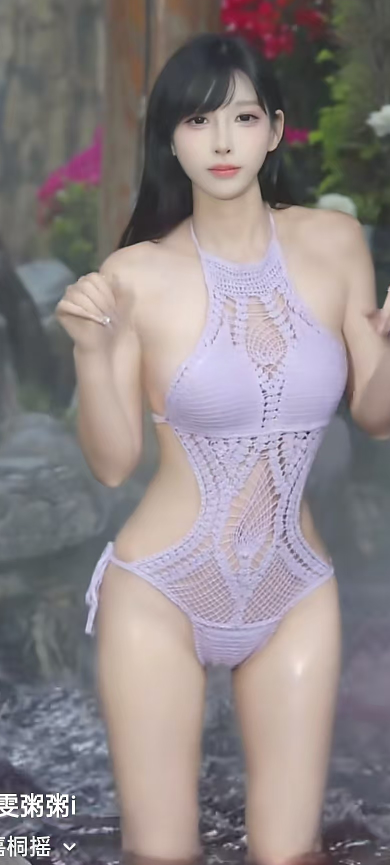
#> input picture assets/source/official-presets-src/crop-01.jpg, 780 x 1730 px (shown at 1/2 size)
$ python build-2d-presets.py
#> lines starting #> are read from the running program, lines starting #| are printed output that depends on the picture; after the words box and inside, x2 and y2 are one past the last pixel; in counts of white or black regions, pixels touching at a corner belong together
from pathlib import Path
from PIL import Image, ImageChops, ImageDraw, ImageEnhance, ImageFilter, ImageOps

ROOT = Path(__file__).resolve().parents[1]
SRC = ROOT / "assets" / "source" / "official-presets-src"
OUT = ROOT / "assets" / "generated" / "characters" / "official-2d"

CANVAS = (768, 1240)

PRESETS = [
    {
        "id": "lilac",
        "source": "crop-01.jpg",
        "crop_bottom": 0.925,
        "scale": 1.04,
        "y_offset": 8,
        "feather": 18,
        "centering": (0.54, 0.42),
        "accent": (188, 126, 255),
        "mask": [
            (0.47, 0.01),
            (0.63, 0.03),
            (0.72, 0.12),
            (0.83, 0.20),
            (0.98, 0.31),
            (0.92, 0.43),
            (0.80, 0.40),
            (0.74, 0.55),
            (0.84, 0.87),
            (0.78, 0.99),
            (0.35, 0.99),
            (0.32, 0.82),
            (0.25, 0.55),
            (0.07, 0.43),
            (0.02, 0.32),
            (0.18, 0.20),
            (0.34, 0.13),
            (0.38, 0.04),
        ],
    },
    {
        "id": "noir",
        "source": "crop-02.jpg",
        "crop_bottom": 0.93,
        "scale": 1.1,
        "y_offset": 4,
        "feather": 15,
        "centering": (0.53, 0.34),
        "accent": (238, 190, 138),
        "mask": [
            (0.44, 0.01),
            (0.62, 0.02),
            (0.72, 0.13),
            (0.96, 0.22),
            (0.99, 0.32),
            (0.86, 0.40),
            (0.76, 0.36),
            (0.70, 0.54),
            (0.87, 0.94),
            (0.76, 0.99),
            (0.48, 0.93),
            (0.36, 0.74),
            (0.18, 0.62),
            (0.00, 0.37),
            (0.04, 0.22),
            (0.29, 0.30),
            (0.36, 0.10),
        ],
    },
    {
        "id": "pink",
        "source": "crop-03.jpg",
        "crop_bottom": 0.96,
        "scale": 1.0,
        "y_offset": 2,
        "feather": 16,
        "centering": (0.50, 0.34),
        "accent": (255, 146, 190),
        "mask": [
            (0.39, 0.01),
            (0.61, 0.01),
            (0.74, 0.12),
            (0.96, 0.32),
            (0.91, 0.98),
            (0.10, 0.98),
            (0.04, 0.32),
            (0.25, 0.12),
        ],
    },
]


def normalized_polygon(points, width, height):
    return [(round(x * width), round(y * height)) for x, y in points]


def vertical_fade(width, height, start=0.84):
    fade = Image.new("L", (width, height), 255)
    pixels = fade.load()
    start_y = round(height * start)
    for y in range(start_y, height):
        alpha = round(255 * max(0, 1 - ((y - start_y) / max(1, height - start_y)) ** 1.4))
        for x in range(width):
            pixels[x, y] = alpha
    return fade


def build_mask(size, preset):
    width, height = size
    mask = Image.new("L", size, 0)
    draw = ImageDraw.Draw(mask)
    draw.polygon(normalized_polygon(preset["mask"], width, height), fill=255)
    mask = mask.filter(ImageFilter.GaussianBlur(preset["feather"]))
    mask = ImageChops.multiply(mask, vertical_fade(width, height))
    return mask


def trim_source(image, preset):
    width, height = image.size
    bottom = max(1, min(height, round(height * preset["crop_bottom"])))
    return image.crop((0, 0, width, bottom))


def create_sprite(preset):
    source = Image.open(SRC / preset["source"]).convert("RGB")
#> source is the input picture: PIL image 780x1730 RGB; mean R, G, B 140.5, 132.2, 134
    source = trim_source(source, preset)
    source = ImageEnhance.Color(source).enhance(1.04)
#> source: PIL image 780x1600 RGB
    source = ImageEnhance.Contrast(source).enhance(1.03)
    source = ImageEnhance.Sharpness(source).enhance(1.08)

    mask = build_mask(source.size, preset)
#> in build_mask, `mask = Image.new("L", size, 0)`: mask: PIL image 780x1600 L; every value is 0
#> in vertical_fade, `fade = Image.new("L", (width, height), 255)`: fade: PIL image 780x1600 L; every value is 255
    subject = source.convert("RGBA")
    subject.putalpha(mask)

    canvas = Image.new("RGBA", CANVAS, (0, 0, 0, 0))
#> canvas: PIL image 768x1240 RGBA; every value is 0
    scale = min(CANVAS[0] * 0.96 / subject.width, CANVAS[1] * preset["scale"] / subject.height)
#> scale = 0.806
    new_size = (round(subject.width * scale), round(subject.height * scale))
#> new_size = (629, 1290)
    subject = subject.resize(new_size, Image.Resampling.LANCZOS)
#> subject: PIL image 629x1290 RGBA
    x = (CANVAS[0] - new_size[0]) // 2
#> x = 69
    y = CANVAS[1] - new_size[1] + preset["y_offset"]
#> y = -42
    canvas.alpha_composite(subject, (x, y))
    return canvas


def rounded_mask(size, radius):
    mask = Image.new("L", size, 0)
    draw = ImageDraw.Draw(mask)
    draw.rounded_rectangle((0, 0, size[0] - 1, size[1] - 1), radius=radius, fill=255)
    return mask


def gradient_overlay(size, top=(0, 0, 0, 0), bottom=(0, 0, 0, 150)):
    width, height = size
    overlay = Image.new("RGBA", size, (0, 0, 0, 0))
    pixels = overlay.load()
    for y in range(height):
        t = y / max(1, height - 1)
        color = tuple(round(top[i] * (1 - t) + bottom[i] * t) for i in range(4))
        for x in range(width):
            pixels[x, y] = color
    return overlay


def create_live_card(preset):
    source = Image.open(SRC / preset["source"]).convert("RGB")
    source = trim_source(source, preset)
    source = ImageEnhance.Color(source).enhance(1.05)
    source = ImageEnhance.Contrast(source).enhance(1.04)
    source = ImageEnhance.Sharpness(source).enhance(1.05)

    canvas = Image.new("RGBA", CANVAS, (0, 0, 0, 0))
    panel = (54, 58, CANVAS[0] - 54, CANVAS[1] - 50)
    panel_w = panel[2] - panel[0]
    panel_h = panel[3] - panel[1]
    radius = 42

    shadow = Image.new("RGBA", CANVAS, (0, 0, 0, 0))
    shadow_draw = ImageDraw.Draw(shadow)
    shadow_draw.rounded_rectangle(
        (panel[0] + 14, panel[1] + 24, panel[2] + 14, panel[3] + 24),
        radius=radius,
        fill=(0, 0, 0, 160),
    )
    shadow = shadow.filter(ImageFilter.GaussianBlur(24))
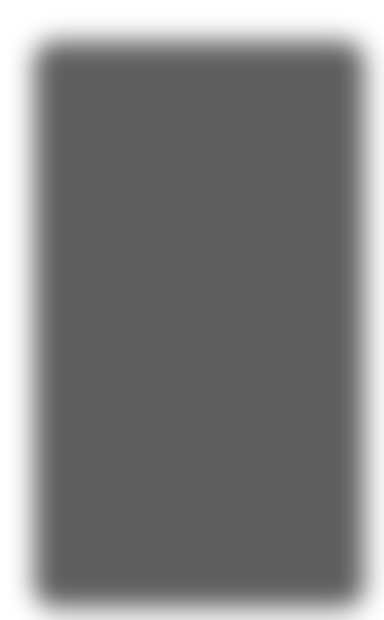
#> shadow: PIL image 768x1240 RGBA (shown at 1/2 size); mean R, G, B, A 0, 0, 0, 125.3; transparent parts drawn white
    canvas.alpha_composite(shadow)

    fitted = ImageOps.fit(
        source,
        (panel_w, panel_h),
        method=Image.Resampling.LANCZOS,
        centering=preset["centering"],
    ).convert("RGBA")
    fitted.alpha_composite(gradient_overlay((panel_w, panel_h), bottom=(0, 0, 0, 105)))
#> in gradient_overlay, `overlay = Image.new("RGBA", size, (0, 0, 0, 0))`: overlay: PIL image 660x1132 RGBA; every value is 0
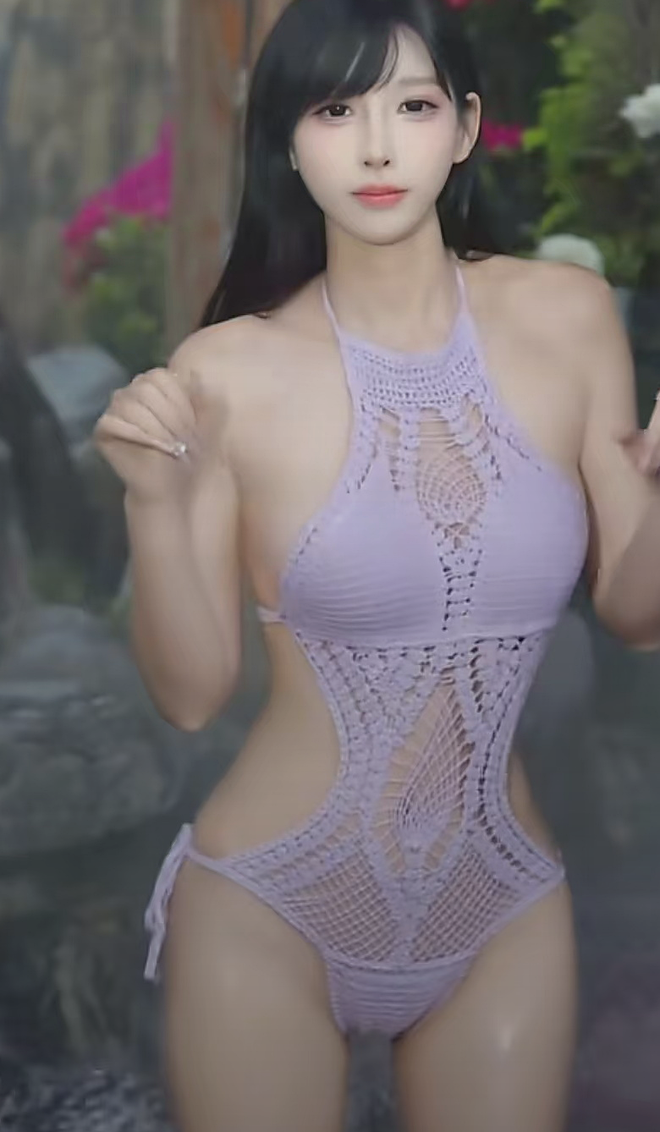
#> fitted: PIL image 660x1132 RGBA; mean R, G, B, A 112.8, 106.4, 107.7, 255

    accent = preset["accent"]
#> accent = (188, 126, 255)
    tint = Image.new("RGBA", (panel_w, panel_h), (*accent, 0))
    tint_draw = ImageDraw.Draw(tint)
    tint_draw.ellipse((-panel_w * 0.25, -panel_h * 0.18, panel_w * 0.75, panel_h * 0.42), fill=(*accent, 26))
    tint_draw.ellipse((panel_w * 0.30, panel_h * 0.55, panel_w * 1.25, panel_h * 1.18), fill=(*accent, 18))
    tint = tint.filter(ImageFilter.GaussianBlur(38))
    fitted.alpha_composite(tint)

    mask = rounded_mask((panel_w, panel_h), radius)
#> in rounded_mask, `mask = Image.new("L", size, 0)`: mask: PIL image 660x1132 L; every value is 0
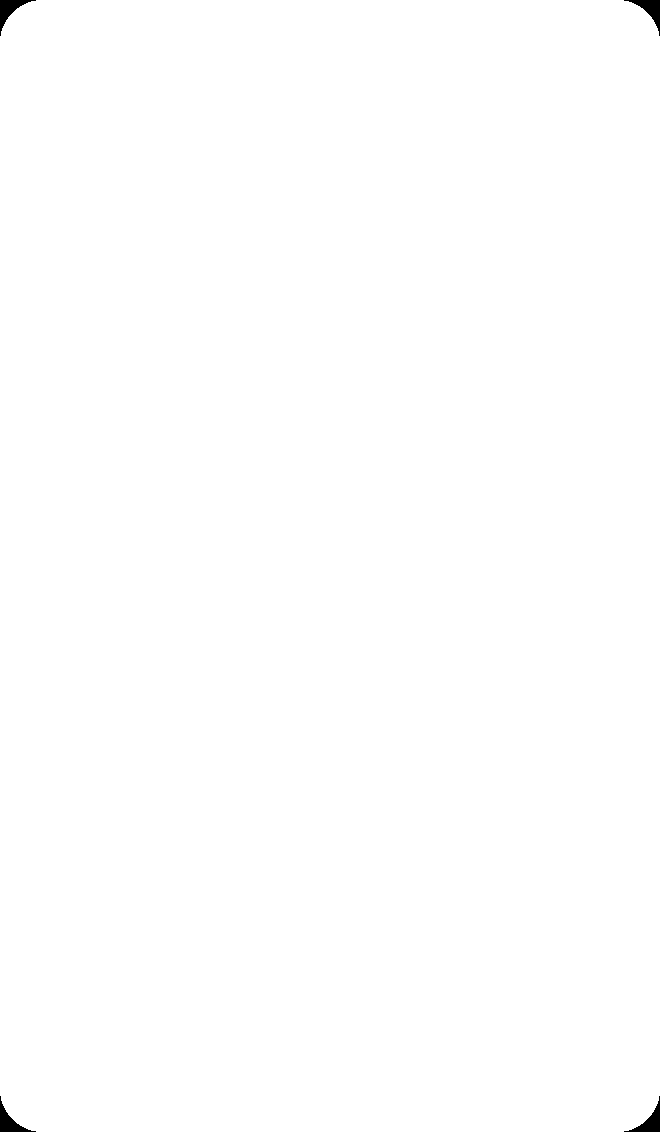
#> mask: PIL image 660x1132 L; 99.8% white; 4 black regions, box (x1, y1, x2, y2) and area: (0, 0, 36, 36) 393, (624, 0, 660, 36) 393, (0, 1096, 36, 1132) 393, (624, 1096, 660, 1132) 393
    fitted.putalpha(mask)
    canvas.alpha_composite(fitted, (panel[0], panel[1]))

    line = Image.new("RGBA", CANVAS, (0, 0, 0, 0))
    line_draw = ImageDraw.Draw(line)
    line_draw.rounded_rectangle(panel, radius=radius, outline=(*accent, 150), width=3)
    line_draw.rounded_rectangle(
        (panel[0] + 8, panel[1] + 8, panel[2] - 8, panel[3] - 8),
        radius=radius - 8,
        outline=(255, 245, 232, 58),
        width=1,
    )
    canvas.alpha_composite(line)
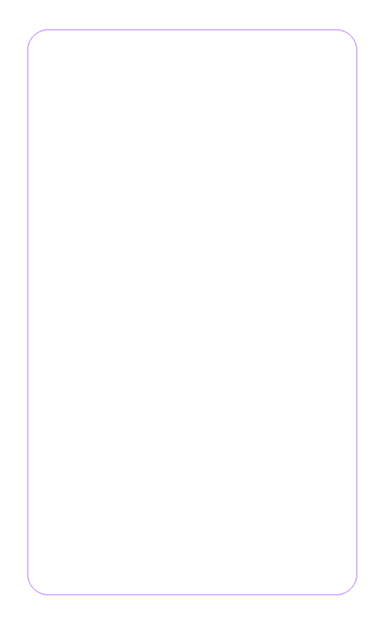
#> line: PIL image 768x1240 RGBA (shown at 1/2 size); mean R, G, B, A 3, 2.3, 3.6, 1.9; transparent parts drawn white

    shine = Image.new("RGBA", CANVAS, (0, 0, 0, 0))
    shine_draw = ImageDraw.Draw(shine)
    shine_draw.polygon(
        [
            (panel[0] + 34, panel[1]),
            (panel[0] + 156, panel[1]),
            (panel[0] + 58, panel[3]),
            (panel[0] - 64, panel[3]),
        ],
        fill=(255, 255, 255, 20),
    )
    shine.putalpha(ImageChops.multiply(shine.getchannel("A"), rounded_mask(CANVAS, 44)))
#> in rounded_mask (call 2), `mask = Image.new("L", size, 0)`: mask: PIL image 768x1240 L; every value is 0
    canvas.alpha_composite(shine)
    return canvas


def create_preview(sprite, preset):
    bg = Image.new("RGB", (720, 1080), (25, 13, 21))
    overlay = Image.new("RGBA", bg.size, (0, 0, 0, 0))
#> overlay: PIL image 720x1080 RGBA; every value is 0
    glow = Image.new("RGBA", bg.size, (0, 0, 0, 0))
    draw = ImageDraw.Draw(glow)
    draw.ellipse((120, 120, 600, 820), fill=(214, 156, 110, 32))
    glow = glow.filter(ImageFilter.GaussianBlur(42))
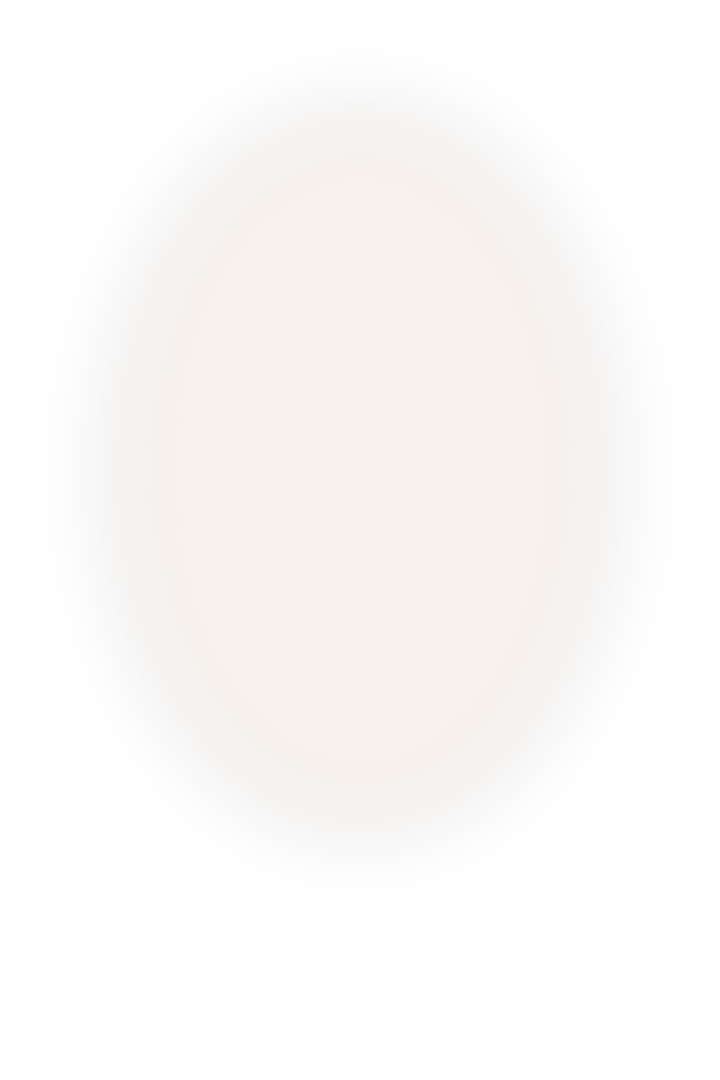
#> glow: PIL image 720x1080 RGBA; mean R, G, B, A 72.9, 53.1, 37.4, 10.9; transparent parts drawn white
    overlay.alpha_composite(glow)
    small = sprite.resize((668, 1080), Image.Resampling.LANCZOS)
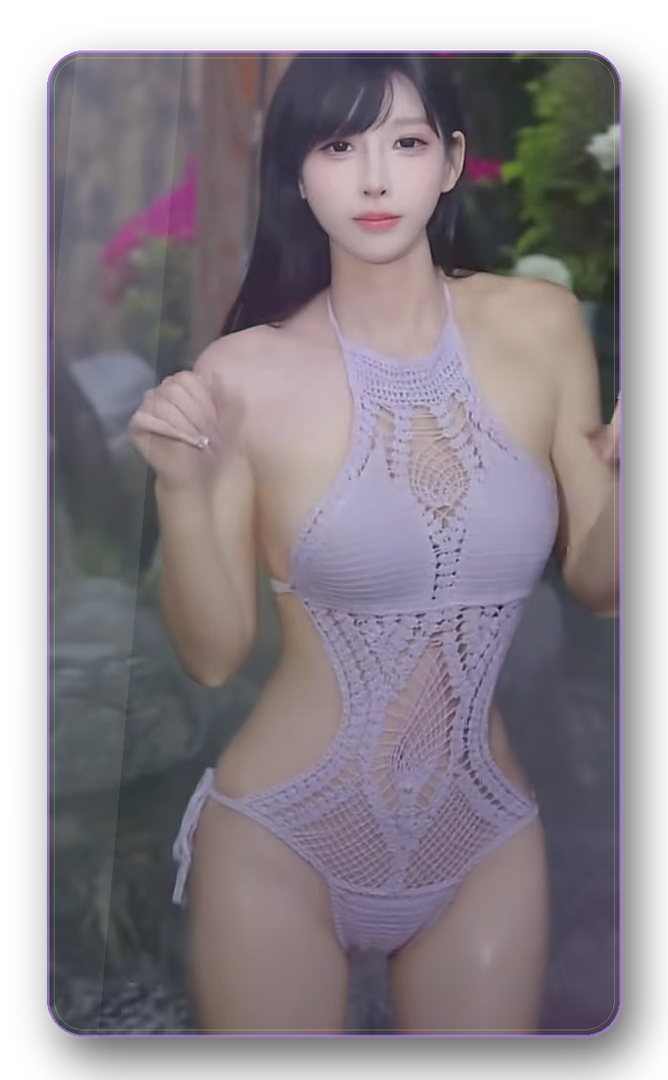
#> small: PIL image 668x1080 RGBA; mean R, G, B, A 97.8, 90.3, 97, 207.4; transparent parts drawn white
    overlay.alpha_composite(small, (26, 0))
    bg = Image.alpha_composite(bg.convert("RGBA"), overlay).convert("RGB")
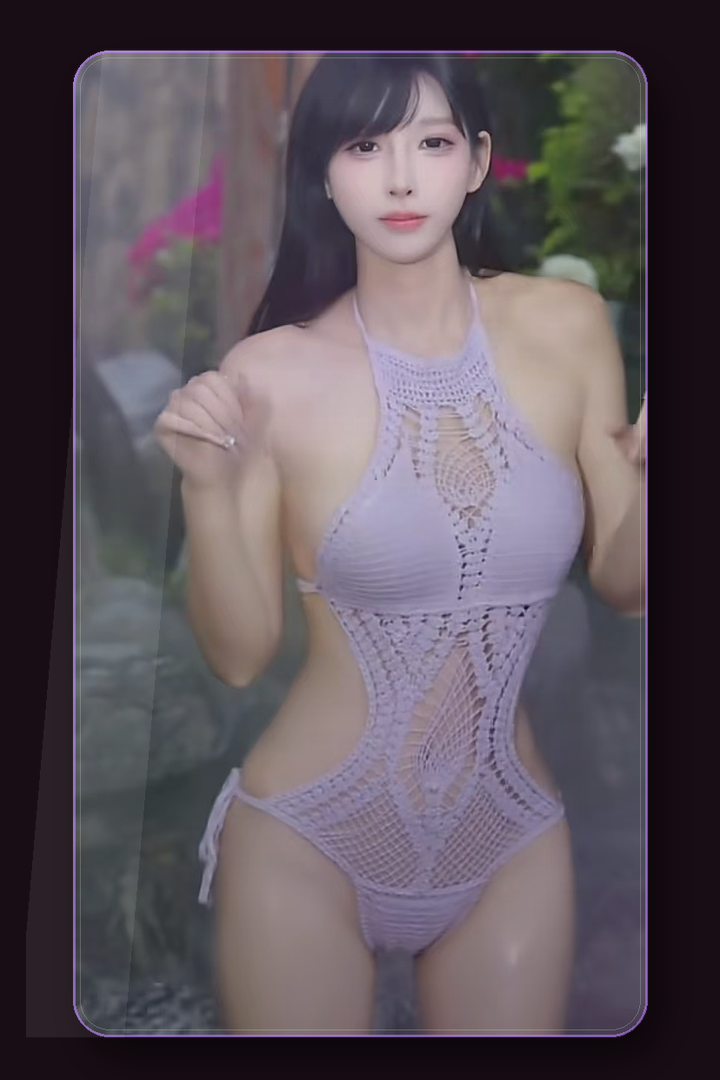
#> bg: PIL image 720x1080 RGB; mean R, G, B 93.5, 83.7, 91.7
    return bg


def main():
    OUT.mkdir(parents=True, exist_ok=True)
    processed = []
    for preset in PRESETS:
        folder = OUT / preset["id"]
        folder.mkdir(parents=True, exist_ok=True)
        cutout = create_sprite(preset)
        cutout.save(folder / "cutout-soft.png")
        sprite = create_live_card(preset)
        sprite.save(folder / "sprite.png")
        sprite.save(folder / "portrait.png")
        create_preview(sprite, preset).save(folder / "preview.jpg", quality=92)
        processed.append(preset["id"])
#> pass 2 of the loop in main, `for preset in PRESETS:`:
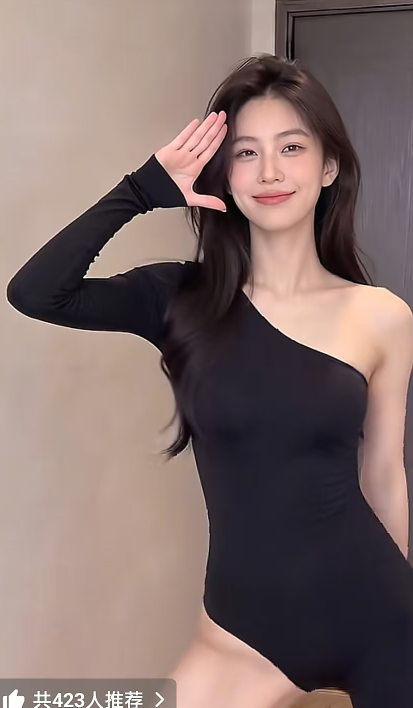
#> input picture assets/source/official-presets-src/crop-02.jpg, 825 x 1415 px (shown at 1/2 size)
#> in create_sprite, source is the input picture: PIL image 825x1415 RGB; mean R, G, B 129.6, 110.3, 107.1
#> bottom = 1316
#> in trim_source (call 3), `return image.crop((0, 0, width, bottom))`:
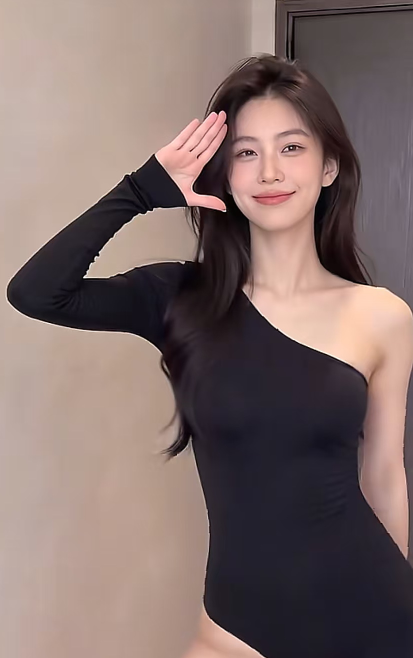
#> returned value: PIL image 825x1316 RGB (shown at 1/2 size); mean R, G, B 128.3, 109.3, 106.3
#> in build_mask (call 2), `mask = mask.filter(ImageFilter.GaussianBlur(preset["feather"]))`:
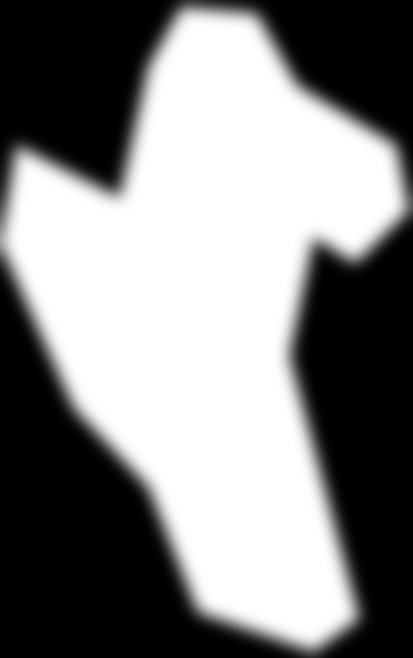
#> mask: PIL image 825x1316 L (shown at 1/2 size); min 0, max 255, mean 132.2
#> fade: PIL image 825x1316 L; every value is 255
#> scale = 0.894
#> new_size = (737, 1176)
#> x = 15
#> y = 68
    print("processed", ", ".join(processed))
#| processed lilac, noir, pink


if __name__ == "__main__":
    main()
